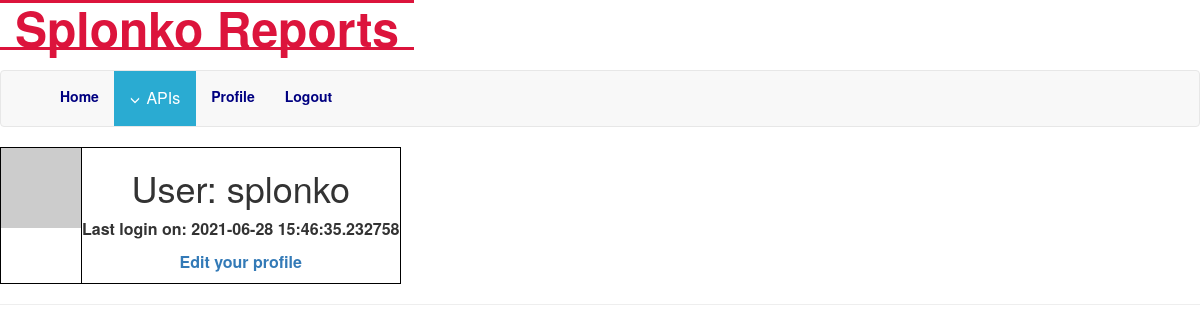
/user/splonko (signed in), run on an earlier commit of the app's database.
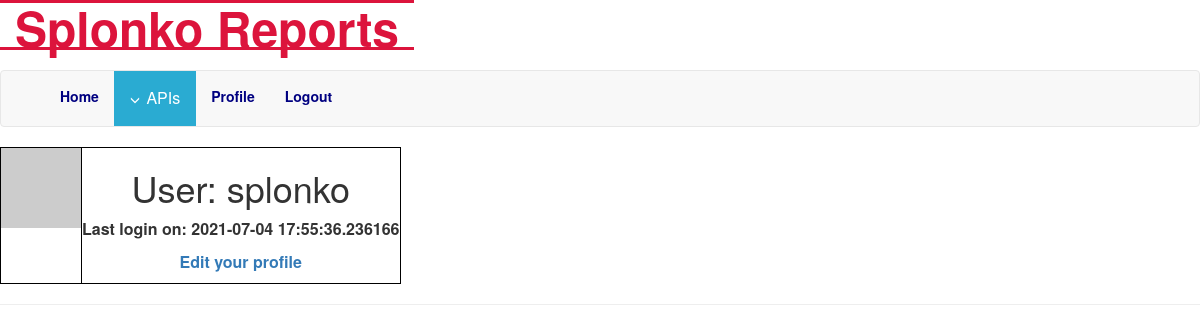
And on a later commit of the database.
### app/models.py (models this page shows, shortened)
class User(UserMixin, db.Model):
    id = db.Column(db.Integer, primary_key=True)
    username = db.Column(db.String(64), index=True, unique=True)
    email = db.Column(db.String(120), index=True, unique=True)
    password_hash = db.Column(db.String(128))
    about_me = db.Column(db.String(140))
    last_login = db.Column(db.DateTime, default=datetime.utcnow)
    def avatar(self, size):
        digest = md5(self.email.lower().encode('utf-8')).hexdigest()
        return 'https://www.gravatar.com/avatar/{}?d=identicon&s={}'.format(
            digest, size)

### app/routes.py (the view)
@app.route('/user/<username>')
@login_required
def user(username):
    user = User.query.filter_by(username=username).first_or_404()
    return render_template('user.html', user=user)

### app/models.py (called while the page is built)
@login.user_loader
def load_user(id):
    return User.query.get(int(id))

### app/routes.py (called while the page is built)
@app.before_request
def before_request():
    if current_user.is_authenticated:
        current_user.last_login = datetime.utcnow()
        db.session.commit()

### app/templates/user.html (shortened to what this page needs)
{% extends "base.html" %}
{% block content %}
    <table>
        <tr valign="top">
            <td><img src="{{ user.avatar(128) }}"></td>
            <td>
                <h1>User: {{ user.username }}</h1>
                {% if user.last_login %}<p>Last login on: {{ user.last_login }}</p>{% endif %}
                {% if user == current_user %}
                    <p><a href="{{ url_for('edit_profile') }}">Edit your profile</a></p>
                {% endif %}
            </td>
        </tr>
    </table>
    <hr>
{% endblock %}

What changed in the data, as far as the page shows it:
changed User "splonko": last_login "2021-06-28 15:46:35.232758" → "2021-07-04 17:55:36.236166"
